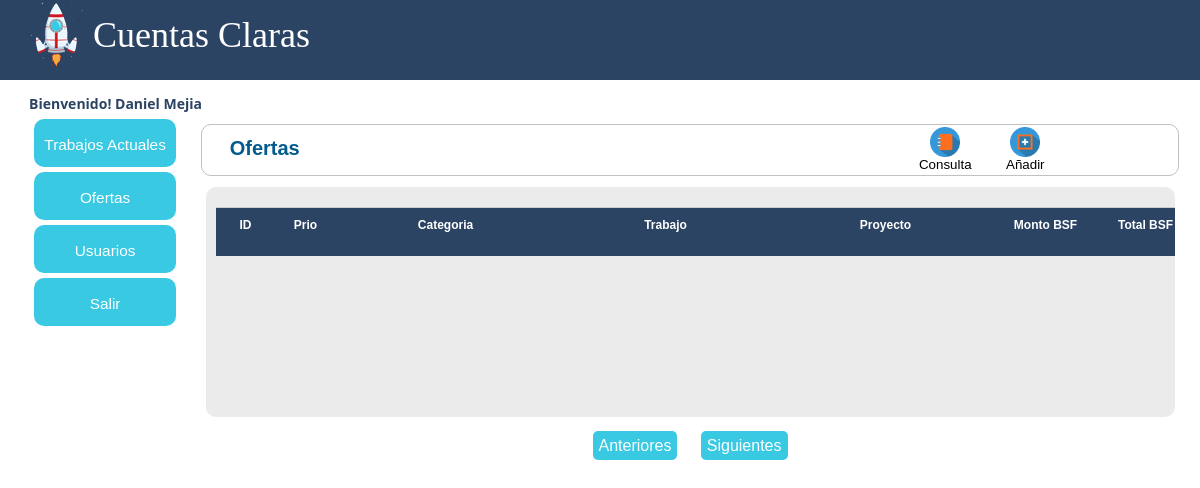
/observacion/Respaldo/ofertas/ofertas_actuales.php (signed in), run on an earlier commit of the app's database.
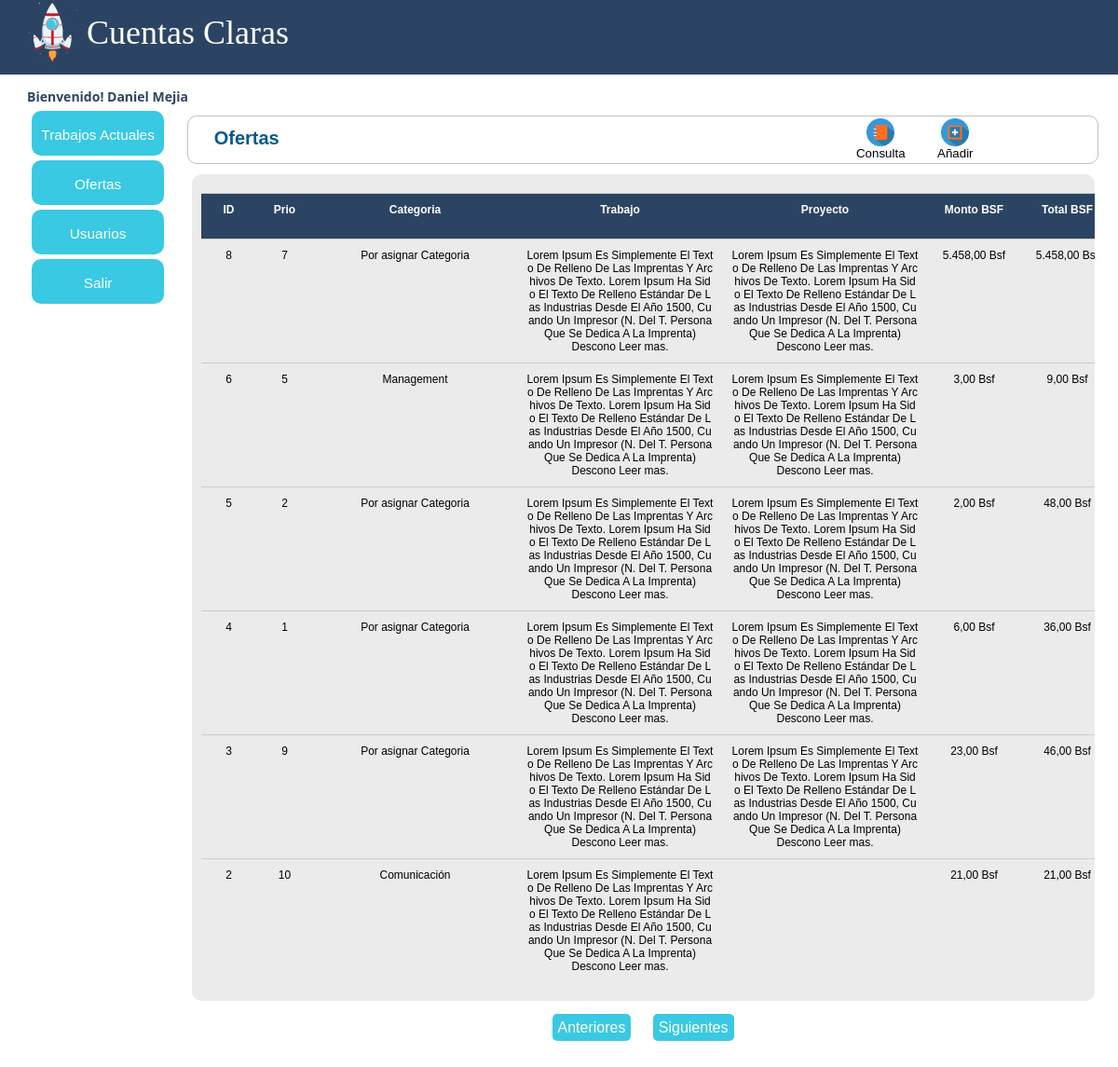
And on a later commit of the database.
### tables this page shows
CREATE TABLE IF NOT EXISTS `tb_oferta_trabajo` (
`id_ofer` int(11) NOT NULL,
  `fkid_prio` int(11) NOT NULL DEFAULT '0',
  `fkid_requ` varchar(500) NOT NULL DEFAULT '',
  `proy_ofer` varchar(250) NOT NULL DEFAULT '',
  `trab_ofer` varchar(1000) NOT NULL DEFAULT '',
  `form_ofer` varchar(20) NOT NULL DEFAULT '',
  `moda_ofer` varchar(20) NOT NULL DEFAULT '',
  `obse_ofer` varchar(500) NOT NULL DEFAULT '',
  `cant_ofer` int(10) NOT NULL DEFAULT '0',
  `mont_bsf_ofer` int(10) NOT NULL DEFAULT '0',
  `tota_vef_ofer` int(10) NOT NULL DEFAULT '0',
  `tiem_esti_ofer` varchar(250) NOT NULL DEFAULT '',
  `id_usuario` int(11) NOT NULL
);

CREATE TABLE IF NOT EXISTS `tb_requerimientos` (
`id_requ` int(11) NOT NULL,
  `desc_requ` varchar(250) NOT NULL
);

### observacion/Respaldo/controle/vSession.php (called while the page is built, shortened)
<?php
	if (isset($_SESSION['k_username'])) {
		$nomUser = ($_SESSION['k_username']);
		}
		else{
		$valSes = '2';
		}
        ?>

### observacion/Respaldo/class/class.php (called while the page is built, shortened)
<?php
class Conectar
{
	public static function conecta()
	{
		$con = mysql_connect("localhost","root","webmastersixaguer");
		return $con;
		}
	}
class TrabajosActuales
{
	private $datos, $usuarios, $requ, $requ2, $prio1, $prio2, $suma;
	public function __construct()
	{
		$this->datos=array();
	}
	public function paginadoOfertas($inicio)
	{
		$sql = "select * from tb_oferta_trabajo order by id_ofer desc limit $inicio, 10";
		$res = mysql_query($sql, Conectar::conecta());
		while($reg = mysql_fetch_assoc($res))
		{
			$this->datos[] = $reg;
			}
			return $this->datos;
		}
		public function listarOfertas()
		{
			$sql = "select * from tb_oferta_trabajo";
			$res = mysql_query($sql,Conectar::conecta());
			while($reg = mysql_fetch_assoc($res))
			{
				$this->datos[] = $reg;
				}
			return $this->datos;
			}
	}

### observacion/Respaldo/ofertas/ofertas_actuales.php (the view, shortened to what this page needs)
<?php include("start.php");
	  include("../class/class.php");
	  $oferta =  new TrabajosActuales();
	  include("../controle/vSession.php");
?>
<!DOCTYPE html PUBLIC "-//W3C//DTD XHTML 1.0 Transitional//EN" "http://www.w3.org/TR/xhtml1/DTD/xhtml1-transitional.dtd">
<html xmlns="http://www.w3.org/1999/xhtml">
<head>
<link rel="stylesheet" href="../css/style.css"/>
<link rel="stylesheet" href="../css/jquery.ui.all.css">
<link href="../css/style_menu.css" rel="stylesheet" type="text/css" />
</head>
<body class="dt-example" <?php ?>>
<div id="pantalla">
    <div id="conten">
        <div id="top">
       		<div id="logo">
            	<img src="../images/logo.png"  />
                <div id="tituloSistem">Cuentas Claras</div>
                <div id="liDet"><span style="padding-left:5px;color: #2C4463;"><?php echo ("Bienvenido! "). ucwords ($nomUser);?></span></div>
            </div>
        <div id="fila_columna">
            <div id="columna1"><?php include("../include/menu.php")?></div>
            <div id="columna2">
    <center>
    <div id="cuerpo_general">
    	<div id="tilulos">
         <?php
		if($rol == 1)
		{
			?>
            	<div id="botenes">
                <div style="width:60px; float:left; margin:0px 20px 0px 0px; ">
                    	<center>
                            <a href="ofertas_actuales.php">
                                <img src="../images/ico-consu.png" border="0" width="30" />
                                <div>Consulta</div>
                            </a>
                        </center>
                    </div>
                	<div style="width:60px; float:left; margin:0px 20px 0px 0px">
                    	<center>
                            <a href="add_ofertas.php">
                                <img src="../images/ico-add.png" border="0" width="30" />
                                <div>Añadir</div>
                            </a>
                        </center>
                    </div>
                </div>
                <?php
				}
				?>
                <h2 style="padding-top:12px;">Ofertas</h2>
        </div>
    	<div id="contenedor-cliente">
                <div id="sub-contenedor-cliente">
                <form name="form_ofer_actu" id="form_ofer_actu" action="registro_cliente.php" method="post">
                <div class="fila tabla titulo">
                	<div class="columna tabla corto">ID</div>
                    <div class="columna tabla corto">Prio</div>
                    <div class="columna tabla largo">Categoria</div>
                    <div class="columna tabla largo">Trabajo</div>
                    <div class="columna tabla largo">Proyecto</div>
                    <div class="columna tabla medio">Monto BSF</div>
                    <div class="columna tabla medio">Total BSF</div>
                </div>
                 <?php
				 if(isset($_GET["posicion"]))
				 {
					 $inicio = $_GET["posicion"];
					 }
				 		else
						 {
							 $inicio=0;
							 }
				 $paginacion = $oferta->paginadoOfertas($inicio);
				 $row = $oferta->listarOfertas();
				 for($i=0; $i<sizeof($paginacion); $i++)
                  {
                    ?>
                        <div class="fila tabla filaContenido">
                        <a href="javascript:void(0);" onclick="window.location='modificar_ofertas.php?codi_trab=<?php echo $row[$i]["id_ofer"]?>'">
                        <div class="columna tabla corto contenido" ><?php echo $row[$i]["id_ofer"] ?></div>
                        <div class="columna tabla corto contenido" ><?php echo substr(ucwords($row[$i]["fkid_prio"]),0,20);?></div>
                         <?php
						if ($row[$i]["fkid_requ"] !=0)
						{
							$requerimiento = $row[$i]["fkid_requ"];
							$respuesta=mysql_query("select * from tb_requerimientos where id_requ = $requerimiento");
							while($sel =mysql_fetch_array($respuesta))
							{
							?>
								<div class="columna tabla largo contenido" ><?php echo $sel["desc_requ"];?></div>
							<?php
							}
						}
						else
						{
							?>
								<div class="columna tabla largo contenido" >Por asignar Categoria</div>
							<?php
							}
						?>
                        <div class="columna tabla largo contenido" ><?php if (strlen($row[$i]["trab_ofer"]) >= 250){echo  substr(wordwrap(ucwords($row[$i]["trab_ofer"]), 250, "<br>",1),0,250)." <span class='leerMas'>Leer mas.</span>";}else{echo  substr(wordwrap(ucwords($row[$i]["trab_ofer"]), 250, "<br>",1),0,250);}?></div>
                        <div class="columna tabla largo contenido" ><?php if (strlen($row[$i]["proy_ofer"]) >= 250){echo  substr(wordwrap(ucwords($row[$i]["proy_ofer"]), 250, "<br>",1),0,250)." <span class='leerMas'>Leer mas.</span>";}else{echo  substr(wordwrap(ucwords($row[$i]["proy_ofer"]), 250, "<br>",1),0,250);}?></div>
                        <div class="columna tabla medio contenido"><?php echo number_format($row[$i]["mont_bsf_ofer"], 2, ',', '.')." Bsf"?></div>
                        <div class="columna tabla medio contenido"><?php echo number_format($row[$i]["tota_vef_ofer"], 2, ',', '.')." Bsf"?></div>
                        </a>
                        </div>
                   <?php
                    }
                    ?>
                </form>
                    </div>
        	</div>
            <div id="paginacion">
						<?php
                        if($inicio==0)
                        {
                        ?><span class="paginado">Anteriores</span><?php
                            }
                            else
                            {
                             $anterior =$inicio-10;
                             ?>
                             <a href="?posicion=<?php echo $anterior ?>" title="Anteriores"  class="paginado">Anteriores</a>
                             <?php
                            }
                        ?>
                        <?php
                            if(count($paginacion)>=10)
                            {
                                $proxima = $inicio+10;
                                ?>
                                <a href="?posicion=<?php echo $proxima;?>" title="Siguiente"  class="paginado">Siguientes</a>
                                <?php
                                }
                                else
                                {
                                 ?><span class="paginado">Siguientes</span>
                                    <?php
                                }
                            ?>
                    </div>
       </div>
            </div>
        </div>
    </div>
</div>
</body>
</html>

### observacion/Respaldo/include/menu.php
<div id="menu">
    <ul id="nav">
        <li>
             <a href="../trabajos_actuales/trabajos_actuales.php">Trabajos Actuales</a>
        </li>
        <li>
             <a href="../ofertas/ofertas_actuales.php">Ofertas</a>
        </li>
        <?php
        $rol = $_SESSION["rol"];
        if($rol == 1)
        {
        ?>
         <li>
             <a href="../usuarios/usuarios.php">Usuarios</a>
        </li>
         <?php
        }
        ?>
        <li>
          <a href="../logout.php">Salir</a>
       </li>
    </ul>
</div>

### observacion/Respaldo/css/style.css (style rules this page uses)
.contenido { text-align: justify; }
.fila.tabla.titulo { background: rgb(44, 68, 99); color: white; font-weight: bold; }
.fila { border-top: 1px solid #ccc; }
.fila.tabla { float: left; clear: left; }
.columna.tabla.corto { float: left; width: 40px; padding: 10px; text-align:center }
.columna.tabla.medio { float: left; width: 80px; padding: 10px; text-align:center }
.columna.tabla.largo { float: left; width: 200px; padding: 10px;word-break: break-all; text-align:center }
ul#nav li { float: left; clear: left; }
div#logo img { float: left; margin: 0px 7px 0px 28px; }
div#tituloSistem { color: white; font-size: 3em; margin: 0px 0px 10px 10px; position: relative; height: 70px; padding: 14px 0px 0px 0px; font-family: cursive; }
div#top { background-color: #2c4463;height: 80px; }
div#columna2 { width: 85%; float: left; }
div#columna1 { width: 15%;float: left; }
div#pantalla { width: 100%;max-width: 100%;min-width: 500px; }
body { font-family: Arial, Helvetica, sans-serif; font-size:14px; }
a:link { text-decoration:none; color:black; }
h2 { margin: 0; padding-bottom: 8px; color: #025A8D; }
#logo { width:100%; }
#liDet { width:100%; height:20px; font-weight:bold; color:#FFFFFF; font-family:Segoe, "Segoe UI", "DejaVu Sans", "Trebuchet MS", Verdana, sans-serif; font-size: 14px; margin: 0px 0px 0px 2%; }
#cuerpo_general { height:100%;width:100%;margin:0px 0px 0px 0px;padding:0px 0px 0px 0px; }
div#contenedor-cliente { background: rgb(235, 235, 235);width: 95%;margin: 11px 0px 0px 0px;padding: 10px 0px 20px 0px;border-radius: 10px; height: 100%; max-height: 15000px !important; min-height: 200px; overflow-x: auto; }
div#sub-contenedor-cliente { width: 1200px;background: none;height: 100%;border: 0px rgb(189, 189, 189) solid;border-radius: 2px;margin: 10px;position: relative; }
div#paginacion { height: 61px;margin: 20px; }
div#paginacion { position: relative; clear: left; }
div#tilulos { clear: left;background: white;border: 1px silver solid;width: 93%;text-align: left;padding: 0px 0px 0px 28px;margin: 10px 0px 0px 0px;height:50px;font-size: 10pt;border-radius: 10px;color: #025A8D; }
div#botenes { float: right;width: 263px;height: 38px;margin: 2px 0px 0px 0px; }
.paginado { background: #39C9E3; color: white; margin: 5px; height: 40px !important; font-size: 12pt; padding: 6px; border-radius: 5px; }

### observacion/Respaldo/css/style_menu.css (style rules this page uses)
* { padding:0px; margin:0px; }
body { font-family:Verdana, Arial, Helvetica, sans-serif; font-size:12px; color:#000; }
#menu { background-repeat:repeat-x; height:30px; width:100%; margin:auto; }
#nav { list-style:none; }
#nav li { float:left; background-repeat:no-repeat; background-position:right; }
#nav li a { display:block; padding:7px 10px; text-decoration:none; color:white; text-align: center; }
ul#nav li { float: left; clear: left; width: 79%; height: 28px !important; margin: 5px 0px 0px 34px; background-color: rgb(57, 201, 227); border-radius: 10px; padding: 10px 0px; font-size: 128%; }

What changed in the data, as far as the page shows it:
added tb_oferta_trabajo: id_ofer "8", fkid_prio "7", fkid_requ "Por asignar Categoria", trab_ofer "Lorem Ipsum Es Simplemente El Texto De Relleno De Las Imprentas Y Archivos De Texto. Lorem Ipsum Ha Sido El Texto De Relleno Estándar De Las Industrias Desde El Año 1500, Cuando Un Impresor (N. Del T. Persona Que Se Dedica A La Imprenta) Descono", proy_ofer "Lorem Ipsum Es Simplemente El Texto De Relleno De Las Imprentas Y Archivos De Texto. Lorem Ipsum Ha Sido El Texto De Relleno Estándar De Las Industrias Desde El Año 1500, Cuando Un Impresor (N. Del T. Persona Que Se Dedica A La Imprenta) Descono", mont_bsf_ofer "5.458,00", tota_vef_ofer "5.458,00"
added tb_oferta_trabajo: id_ofer "6", fkid_prio "5", trab_ofer "Lorem Ipsum Es Simplemente El Texto De Relleno De Las Imprentas Y Archivos De Texto. Lorem Ipsum Ha Sido El Texto De Relleno Estándar De Las Industrias Desde El Año 1500, Cuando Un Impresor (N. Del T. Persona Que Se Dedica A La Imprenta) Descono", proy_ofer "Lorem Ipsum Es Simplemente El Texto De Relleno De Las Imprentas Y Archivos De Texto. Lorem Ipsum Ha Sido El Texto De Relleno Estándar De Las Industrias Desde El Año 1500, Cuando Un Impresor (N. Del T. Persona Que Se Dedica A La Imprenta) Descono", mont_bsf_ofer "3,00", tota_vef_ofer "9,00"
now on this page (row unchanged): tb_requerimientos: desc_requ "Management", shown under "6"
added tb_oferta_trabajo: id_ofer "5", fkid_prio "2", fkid_requ "Por asignar Categoria", trab_ofer "Lorem Ipsum Es Simplemente El Texto De Relleno De Las Imprentas Y Archivos De Texto. Lorem Ipsum Ha Sido El Texto De Relleno Estándar De Las Industrias Desde El Año 1500, Cuando Un Impresor (N. Del T. Persona Que Se Dedica A La Imprenta) Descono", proy_ofer "Lorem Ipsum Es Simplemente El Texto De Relleno De Las Imprentas Y Archivos De Texto. Lorem Ipsum Ha Sido El Texto De Relleno Estándar De Las Industrias Desde El Año 1500, Cuando Un Impresor (N. Del T. Persona Que Se Dedica A La Imprenta) Descono", mont_bsf_ofer "2,00", tota_vef_ofer "48,00"
added tb_oferta_trabajo: id_ofer "4", fkid_prio "1", fkid_requ "Por asignar Categoria", trab_ofer "Lorem Ipsum Es Simplemente El Texto De Relleno De Las Imprentas Y Archivos De Texto. Lorem Ipsum Ha Sido El Texto De Relleno Estándar De Las Industrias Desde El Año 1500, Cuando Un Impresor (N. Del T. Persona Que Se Dedica A La Imprenta) Descono", proy_ofer "Lorem Ipsum Es Simplemente El Texto De Relleno De Las Imprentas Y Archivos De Texto. Lorem Ipsum Ha Sido El Texto De Relleno Estándar De Las Industrias Desde El Año 1500, Cuando Un Impresor (N. Del T. Persona Que Se Dedica A La Imprenta) Descono", mont_bsf_ofer "6,00", tota_vef_ofer "36,00"
added tb_oferta_trabajo: id_ofer "3", fkid_prio "9", fkid_requ "Por asignar Categoria", trab_ofer "Lorem Ipsum Es Simplemente El Texto De Relleno De Las Imprentas Y Archivos De Texto. Lorem Ipsum Ha Sido El Texto De Relleno Estándar De Las Industrias Desde El Año 1500, Cuando Un Impresor (N. Del T. Persona Que Se Dedica A La Imprenta) Descono", proy_ofer "Lorem Ipsum Es Simplemente El Texto De Relleno De Las Imprentas Y Archivos De Texto. Lorem Ipsum Ha Sido El Texto De Relleno Estándar De Las Industrias Desde El Año 1500, Cuando Un Impresor (N. Del T. Persona Que Se Dedica A La Imprenta) Descono", mont_bsf_ofer "23,00", tota_vef_ofer "46,00"
added tb_oferta_trabajo: id_ofer "2", fkid_prio "10", trab_ofer "Lorem Ipsum Es Simplemente El Texto De Relleno De Las Imprentas Y Archivos De Texto. Lorem Ipsum Ha Sido El Texto De Relleno Estándar De Las Industrias Desde El Año 1500, Cuando Un Impresor (N. Del T. Persona Que Se Dedica A La Imprenta) Descono", mont_bsf_ofer "21,00", tota_vef_ofer "21,00"
now on this page (row unchanged): tb_requerimientos: desc_requ "Comunicación", shown under "2"
